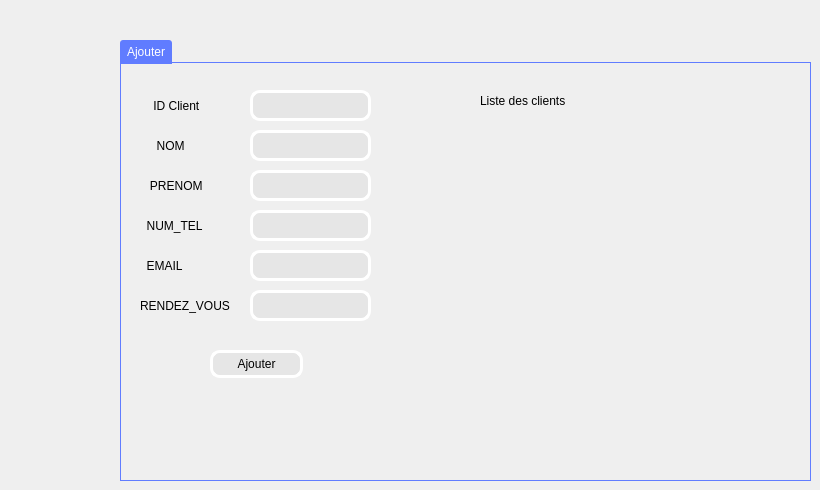
      <widget class="QWidget" name="Ajout">
       <attribute name="title">
        <string>AJOUTER CLIENT</string>
       </attribute>
       <widget class="QGroupBox" name="groupBox_3">
        <property name="geometry">
         <rect>
          <x>120</x>
          <y>40</y>
          <width>691</width>
          <height>441</height>
         </rect>
        </property>
        <property name="styleSheet">
         <string notr="true">QGroupBox {
	color: rgb(255, 255, 255);
    border: 1px solid;
    border-color: #607cff;
    margin-top: 22px;
}
QGroupBox::title  {
    background-color: #607cff;
    color: #ffffff;
    subcontrol-origin: margin;
    subcontrol-position: top left;
    padding: 5px;
    border-top-left-radius: 3px;
    border-top-right-radius: 3px;
}
QGroupBox::title::disabled{
   background-color: #404040;
   color: #656565;
    subcontrol-origin: margin;
    subcontrol-position: top left;
    padding: 5px;
    border-top-left-radius: 3px;
    border-top-right-radius: 3px;
}</string>
        </property>
        <property name="title">
         <string>Ajouter</string>
        </property>
        <widget class="QPushButton" name="pb_ajouter_client">
         <property name="geometry">
          <rect>
           <x>90</x>
           <y>310</y>
           <width>93</width>
           <height>28</height>
          </rect>
         </property>
         <property name="styleSheet">
          <string notr="true">color: #b1b1b1;
color: rgb(0, 0, 0);
background-color: rgb(230, 230, 230);

 

    border-width: 3px;

    border-color: #ffffff;


    border-style: solid;

    border-radius: 10;



    padding: 3px;

    font-size: 12px;

    padding-left: 5px;

    padding-right: 5px;</string>
         </property>
         <property name="text">
          <string>Ajouter</string>
         </property>
        </widget>
        <widget class="QLineEdit" name="le_idc">
         <property name="geometry">
          <rect>
           <x>130</x>
           <y>50</y>
           <width>121</width>
           <height>31</height>
          </rect>
         </property>
         <property name="styleSheet">
          <string notr="true">color: #b1b1b1;
color: rgb(0, 0, 0);
background-color: rgb(230, 230, 230);

 

    border-width: 3px;

    border-color: #ffffff;


    border-style: solid;

    border-radius: 10;



    padding: 3px;

    font-size: 12px;

    padding-left: 5px;

    padding-right: 5px;</string>
         </property>
        </widget>
        <widget class="QLineEdit" name="le_prenom_2">
         <property name="geometry">
          <rect>
           <x>130</x>
           <y>130</y>
           <width>121</width>
           <height>31</height>
          </rect>
         </property>
         <property name="styleSheet">
          <string notr="true">color: #b1b1b1;
color: rgb(0, 0, 0);
background-color: rgb(230, 230, 230);

 

    border-width: 3px;

    border-color: #ffffff;


    border-style: solid;

    border-radius: 10;



    padding: 3px;

    font-size: 12px;

    padding-left: 5px;

    padding-right: 5px;</string>
         </property>
        </widget>
        <widget class="QLineEdit" name="le_email">
         <property name="geometry">
          <rect>
           <x>130</x>
           <y>210</y>
           <width>121</width>
           <height>31</height>
          </rect>
         </property>
         <property name="styleSheet">
          <string notr="true">color: #b1b1b1;
color: rgb(0, 0, 0);
background-color: rgb(230, 230, 230);

 

    border-width: 3px;

    border-color: #ffffff;


    border-style: solid;

    border-radius: 10;



    padding: 3px;

    font-size: 12px;

    padding-left: 5px;

    padding-right: 5px;</string>
         </property>
        </widget>
        <widget class="QLineEdit" name="le_tel">
         <property name="geometry">
          <rect>
           <x>130</x>
           <y>170</y>
           <width>121</width>
           <height>31</height>
          </rect>
         </property>
         <property name="styleSheet">
          <string notr="true">color: #b1b1b1;
color: rgb(0, 0, 0);
background-color: rgb(230, 230, 230);

 

    border-width: 3px;

    border-color: #ffffff;


    border-style: solid;

    border-radius: 10;



    padding: 3px;

    font-size: 12px;

    padding-left: 5px;

    padding-right: 5px;</string>
         </property>
        </widget>
        <widget class="QLabel" name="label_10">
         <property name="geometry">
          <rect>
           <x>360</x>
           <y>40</y>
           <width>121</width>
           <height>41</height>
          </rect>
         </property>
         <property name="text">
          <string>Liste des clients</string>
         </property>
        </widget>
        <widget class="QLineEdit" name="le_nom_2">
         <property name="geometry">
          <rect>
           <x>130</x>
           <y>90</y>
           <width>121</width>
           <height>31</height>
          </rect>
         </property>
         <property name="styleSheet">
          <string notr="true">color: #b1b1b1;
color: rgb(0, 0, 0);
background-color: rgb(230, 230, 230);

 

    border-width: 3px;

    border-color: #ffffff;


    border-style: solid;

    border-radius: 10;



    padding: 3px;

    font-size: 12px;

    padding-left: 5px;

    padding-right: 5px;</string>
         </property>
         <property name="text">
          <string/>
         </property>
        </widget>
        <widget class="QLabel" name="label_20">
         <property name="geometry">
          <rect>
           <x>20</x>
           <y>50</y>
           <width>101</width>
           <height>31</height>
          </rect>
         </property>
         <property name="text">
          <string>    ID Client</string>
         </property>
        </widget>
        <widget class="QLabel" name="label_21">
         <property name="geometry">
          <rect>
           <x>20</x>
           <y>90</y>
           <width>101</width>
           <height>31</height>
          </rect>
         </property>
         <property name="text">
          <string>     NOM</string>
         </property>
        </widget>
        <widget class="QLabel" name="label_22">
         <property name="geometry">
          <rect>
           <x>20</x>
           <y>130</y>
           <width>101</width>
           <height>31</height>
          </rect>
         </property>
         <property name="text">
          <string>   PRENOM</string>
         </property>
        </widget>
        <widget class="QLabel" name="label_23">
         <property name="geometry">
          <rect>
           <x>20</x>
           <y>170</y>
           <width>101</width>
           <height>31</height>
          </rect>
         </property>
         <property name="text">
          <string>  NUM_TEL</string>
         </property>
        </widget>
        <widget class="QLabel" name="label_24">
         <property name="geometry">
          <rect>
           <x>20</x>
           <y>210</y>
           <width>101</width>
           <height>31</height>
          </rect>
         </property>
         <property name="text">
          <string>  EMAIL</string>
         </property>
        </widget>
        <widget class="QLabel" name="label_25">
         <property name="geometry">
          <rect>
           <x>20</x>
           <y>250</y>
           <width>101</width>
           <height>31</height>
          </rect>
         </property>
         <property name="text">
          <string>RENDEZ_VOUS</string>
         </property>
        </widget>
        <widget class="QLineEdit" name="le_rdv">
         <property name="geometry">
          <rect>
           <x>130</x>
           <y>250</y>
           <width>121</width>
           <height>31</height>
          </rect>
         </property>
         <property name="styleSheet">
          <string notr="true">color: #b1b1b1;
color: rgb(0, 0, 0);
background-color: rgb(230, 230, 230);

 

    border-width: 3px;

    border-color: #ffffff;


    border-style: solid;

    border-radius: 10;



    padding: 3px;

    font-size: 12px;

    padding-left: 5px;

    padding-right: 5px;</string>
         </property>
        </widget>
       </widget>
      </widget>
